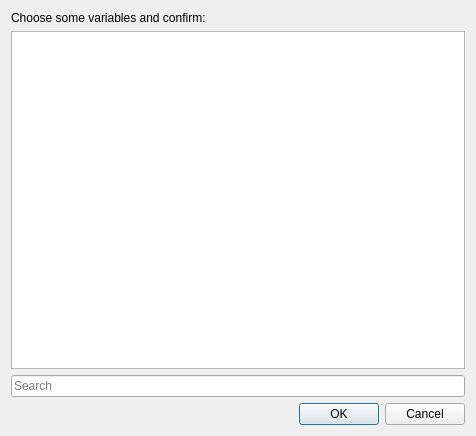
<?xml version="1.0" encoding="UTF-8"?>
<ui version="4.0">
 <class>ChooseVariablesDialog</class>
 <widget class="QDialog" name="ChooseVariablesDialog">
  <property name="geometry">
   <rect>
    <x>0</x>
    <y>0</y>
    <width>476</width>
    <height>436</height>
   </rect>
  </property>
  <property name="windowTitle">
   <string>Choose Variables</string>
  </property>
  <property name="windowIcon">
   <iconset resource="../qrc/editor.qrc">
    <normaloff>:/ico101.ico</normaloff>:/ico101.ico</iconset>
  </property>
  <layout class="QVBoxLayout" name="verticalLayout">
   <item>
    <widget class="QLabel" name="label">
     <property name="text">
      <string>Choose some variables and confirm:</string>
     </property>
    </widget>
   </item>
   <item>
    <widget class="QListView" name="variableView"/>
   </item>
   <item>
    <widget class="QLineEdit" name="variableFilter">
     <property name="placeholderText">
      <string>Search</string>
     </property>
     <property name="clearButtonEnabled">
      <bool>true</bool>
     </property>
    </widget>
   </item>
   <item>
    <widget class="QDialogButtonBox" name="buttonBox">
     <property name="orientation">
      <enum>Qt::Horizontal</enum>
     </property>
     <property name="standardButtons">
      <set>QDialogButtonBox::Cancel|QDialogButtonBox::Ok</set>
     </property>
    </widget>
   </item>
  </layout>
 </widget>
 <resources>
  <include location="../qrc/editor.qrc"/>
 </resources>
 <connections>
  <connection>
   <sender>buttonBox</sender>
   <signal>accepted()</signal>
   <receiver>ChooseVariablesDialog</receiver>
   <slot>accept()</slot>
   <hints>
    <hint type="sourcelabel">
     <x>248</x>
     <y>254</y>
    </hint>
    <hint type="destinationlabel">
     <x>157</x>
     <y>274</y>
    </hint>
   </hints>
  </connection>
  <connection>
   <sender>buttonBox</sender>
   <signal>rejected()</signal>
   <receiver>ChooseVariablesDialog</receiver>
   <slot>reject()</slot>
   <hints>
    <hint type="sourcelabel">
     <x>316</x>
     <y>260</y>
    </hint>
    <hint type="destinationlabel">
     <x>286</x>
     <y>274</y>
    </hint>
   </hints>
  </connection>
 </connections>
</ui>
